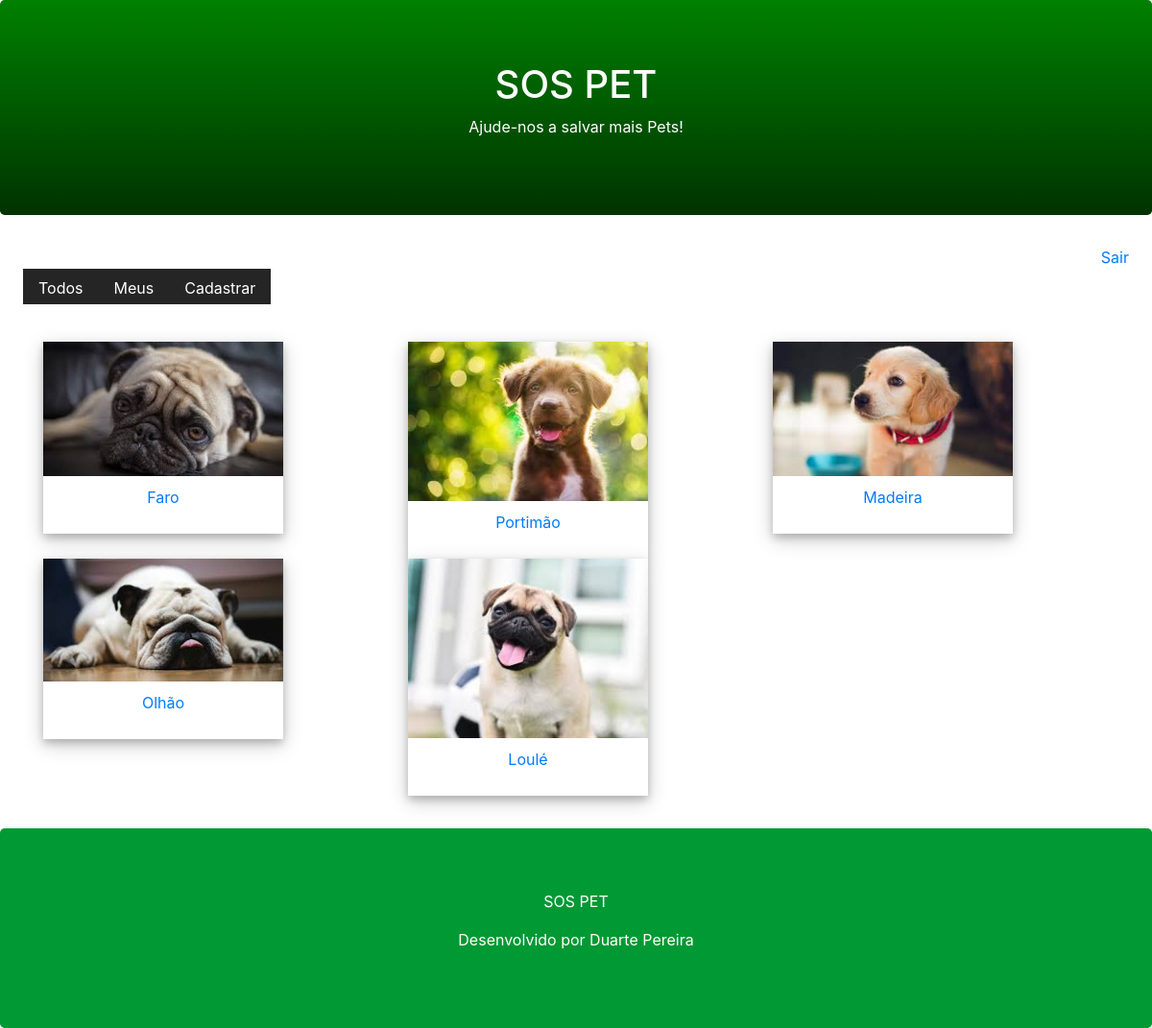
Page /pet/all/ (signed in) on the committed database.
### core/models.py (models this page shows, shortened)
class Pet(models.Model):
    city = models.CharField(max_length=100)
    description = models.TextField()
    phone = models.CharField(max_length=11)
    email = models.EmailField()
    begin_date = models.DateTimeField(auto_now_add=True)
    photo = models.ImageField(upload_to='pet')
    active =models.BooleanField(default=True)
    user = models.ForeignKey(User, on_delete = models.CASCADE)

### core/views.py (the view)
# urls.py: path('pet/all/', views.list_all_pets),
@login_required(login_url="/login")
def list_all_pets(request):
    pet = Pet.objects.filter(active=True)
    return render(request,"list.html", {'pet':pet})

### templates/list.html (shortened to what this page needs)
{% extends "model-page.html" %}
{% block content %}
<div class="container mb-4">
    <div class="row">
        {% for p in pet %}
        <div class="col-sm-4">
            <a href="../detail/{{ p.id }}">
            <div class="polaroid">
              <img src="{{ p.photo.url }}" style="width:100%">
                <div class="container">
                    <p>{{ p.city }}</p>
                </div>
            </div>
        </a>
        </div>
        {% endfor %}
    </div>
</div>
{% endblock %}

### templates/list.html (style rules this page uses)
.polaroid { width: 250px; box-shadow: 0 4px 8px 0 rgba(0, 0, 0, 0.2), 0 6px 20px 0 rgba(0, 0, 0, 0.2); text-align: center; }
.container { padding: 10px; }

### rows in the picture
Pet: photo (picture), city "Faro"
Pet: photo (picture), city "Portimão"
Pet: photo (picture), city "Madeira"
Pet: photo (picture), city "Olhão"
Pet: photo (picture), city "Loulé"
